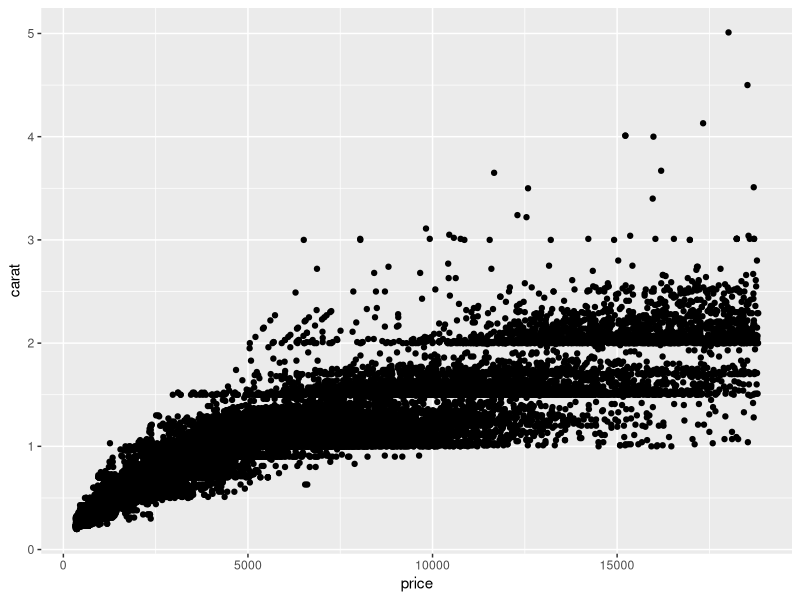

R code for this plot:
## ---- chunk 1
knitr::opts_chunk$set(echo = TRUE)
library(tidyverse)
## ---- chunk 2
### In this code chunk, start with the diamonds dataset (built in to
### ggplot2 package) and create a plot of price vs. carat (or some other
### variables of your choice)
ggplot(data = diamonds, aes(x = price, y = carat)) +
  geom_point()
## ---- chunk 3
### In this code chunk, start with the diamonds dataset (built in to
### ggplot2 package) and create a subset based on filtering, e.g., 
### size greater than 1 carat or cut is "Ideal"



## ---- chunk 4
### Both partners - delete this comment, then write some code here
### to plot, summarize, calculate something simple using the diamonds
### dataset.


## ---- chunk 5
### Both partners - delete this comment, then write some code here
### to plot, summarize, calculate something simple using the diamonds
### dataset.


